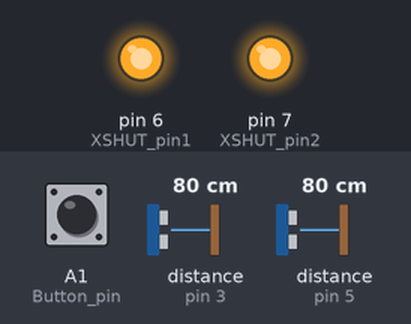
Bench run of a sketch on a simulated Arduino Uno, built with avr-gcc and run on an emulated ATmega328P. Shown: output pins drawn as LEDs (lit = HIGH). Wiring (inferred from the names in the program): 2 × ultrasonic range finder: trigger pin 2, echo pin 3 / trigger pin 4, echo pin 5. The inputs (shaded band) are chosen by the test bench; at power-on: distance to the obstacle (sensors on pin 3, pin 5) 80 cm, A1 (Button_pin) LOW. The echo pulse lasts 58.3 µs per cm; pins used as bus, display or sensor lines are not drawn; what the sketch prints to the serial monitor is not drawn.

Above: at 1.2 s.
1.3 s: distance to the obstacle (sensor on pin 3) set to 2 cm
4.3 s: distance to the obstacle (sensor on pin 5) set to 2 cm
7.3 s: A1 (Button_pin) pulled HIGH for 0.15 s
10.4 s: A1 (Button_pin) pulled HIGH for 1 s
14.4 s: distance to the obstacle (sensor on pin 5) set to 4 cm
Timing chart, 0 to 17.4 s (numbered marks = the images above; inputs shaded):
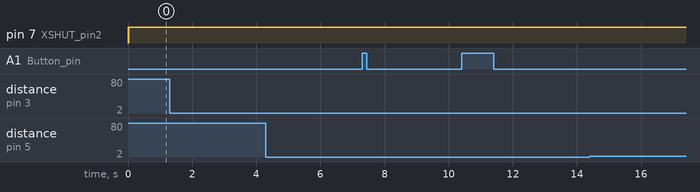

Measured:
- after the input at 1.3 s, every drawn part: stays the same
- after the input at 4.3 s, every drawn part: stays the same
- after the input at 7.3 s, every drawn part: stays the same
- after the input at 10.4 s, every drawn part: stays the same
- after the input at 14.4 s, every drawn part: stays the same

The sketch:

main.ino
```cpp
#include "Adafruit_VL53L0X.h"
#include "./VL53L0X.h"
#include "./HCSR04.h"


#define I2C_ADDRESS1 0x30
#define I2C_ADDRESS2 0x29

#define XSHUT_pin1 6
#define XSHUT_pin2 7

#define Button_pin A1

#define Trig_pin1 2
#define Echo_pin1 3
#define Trig_pin2 4
#define Echo_pin2 5

double time0 = 0.0;
double distance1_laser0 = 0.0;
double distance2_laser0 = 0.0;
double distance1_sound0 = 0.0;
double distance2_sound0 = 0.0;
double distance1_laser = 0.0;
double distance2_laser = 0.0;
double distance1_sound = 0.0;
double distance2_sound = 0.0;

Adafruit_VL53L0X sensor1 = Adafruit_VL53L0X();
Adafruit_VL53L0X sensor2 = Adafruit_VL53L0X();

VL53L0X_RangingMeasurementData_t measure1;
VL53L0X_RangingMeasurementData_t measure2;


void setup() {
    Serial.begin(9600);

    pinMode(XSHUT_pin1, OUTPUT);
    pinMode(XSHUT_pin2, OUTPUT);

    pinMode(Trig_pin1,OUTPUT);
    pinMode(Echo_pin1,INPUT);
    pinMode(Trig_pin2,OUTPUT);
    pinMode(Echo_pin2,INPUT);

    pinMode(Button_pin, INPUT);

    setID(sensor1, sensor2, XSHUT_pin1, XSHUT_pin2, I2C_ADDRESS1, I2C_ADDRESS2);

}

void loop() {

    bool press = digitalRead(Button_pin);
    double time = micros()/1000000.0;

    // sensor1.rangingTest(&measure1, false);
    // sensor2.rangingTest(&measure2, false);
    // distance1_laser = measure1.RangeMilliMeter/10;
    // distance2_laser = measure2.RangeMilliMeter/10;

    distance1_sound = distance_HC(Trig_pin1, Echo_pin1);
    distance2_sound = distance_HC(Trig_pin2, Echo_pin2);
    if(press){
        time0 = time;
        distance1_laser0 = distance1_laser;
        distance2_laser0 = distance2_laser;
        distance1_sound0 = distance1_sound;
        distance2_sound0 = distance2_sound;
    }
    String dataString = "";
    dataString += time-time0; // (s)
    dataString += ",";
    dataString += distance1_laser - distance1_laser0; // (cm)
    dataString += ",";
    dataString += distance2_laser - distance2_laser0; // (cm)
    dataString += ",";
    dataString += distance1_sound - distance1_sound0; // (cm)
    dataString += ",";
    dataString += distance2_sound - distance2_sound0; // (cm)
    dataString += "#";
    Serial.println(dataString);
}
```

HCSR04.h
```cpp
// double distance_HC(int TrigPin, int EchoPin){
//     digitalWrite(TrigPin,0);
//     delayMicroseconds(5);
//     digitalWrite(TrigPin, 1);
//     delayMicroseconds(10);
//     digitalWrite(TrigPin,0);
//     return (pulseIn(EchoPin,1)/59.0);
// }

double distance_HC(int TrigPin, int EchoPin) {
    unsigned long timeout = 20000;
    digitalWrite(TrigPin, LOW);
    delayMicroseconds(5);
    digitalWrite(TrigPin, HIGH);
    delayMicroseconds(10);
    digitalWrite(TrigPin, LOW);

    unsigned long startTime = micros();
    while (digitalRead(EchoPin) == LOW) {
        if ((micros() - startTime) > timeout) {
            // 超過設定的時間上限，回傳一個錯誤值或處理方式
            return 0.0*(timeout/59.0);
        }
    }

    startTime = micros();
    while (digitalRead(EchoPin) == HIGH) {
        if ((micros() - startTime) > timeout) {
            // 超過設定的時間上限，回傳一個錯誤值或處理方式
            return 0.0*(timeout/59.0);
        }
    }

    unsigned long duration = micros() - startTime;
    return (duration / 59.0);
}
```

VL53L0X.h
```cpp
bool setID(Adafruit_VL53L0X& sensor1, Adafruit_VL53L0X& sensor2, int XSHUT_PIN1, int XSHUT_PIN2, unsigned char IC2_ADDRESS_1, unsigned char IC2_ADDRESS_2) {

    Serial.println("Shutdown pins inited...");

    digitalWrite(XSHUT_PIN1, 0);
    digitalWrite(XSHUT_PIN2, 0);

    Serial.println("Both in reset mode...(pins are 0)");
    // all reset
    digitalWrite(XSHUT_PIN1, 0);
    digitalWrite(XSHUT_PIN2, 0);
    delay(10);
    // all unreset
    digitalWrite(XSHUT_PIN1, 1);
    digitalWrite(XSHUT_PIN2, 1);
    delay(10);

    // activating LOX1 and reseting LOX2
    digitalWrite(XSHUT_PIN1, 1);
    digitalWrite(XSHUT_PIN2, 0);

    // initing LOX1
    if(!sensor1.begin(IC2_ADDRESS_1)) {
        Serial.println(F("Failed to boot first VL53L0X"));
        return 0;
    }
    delay(10);

    // activating LOX2
    digitalWrite(XSHUT_PIN2, 1);
    delay(10);

    //initing LOX2
    if(!sensor2.begin(IC2_ADDRESS_2)) {
        Serial.println(F("Failed to boot second VL53L0X"));
        return 0;
    }
    return 1;
}
```
